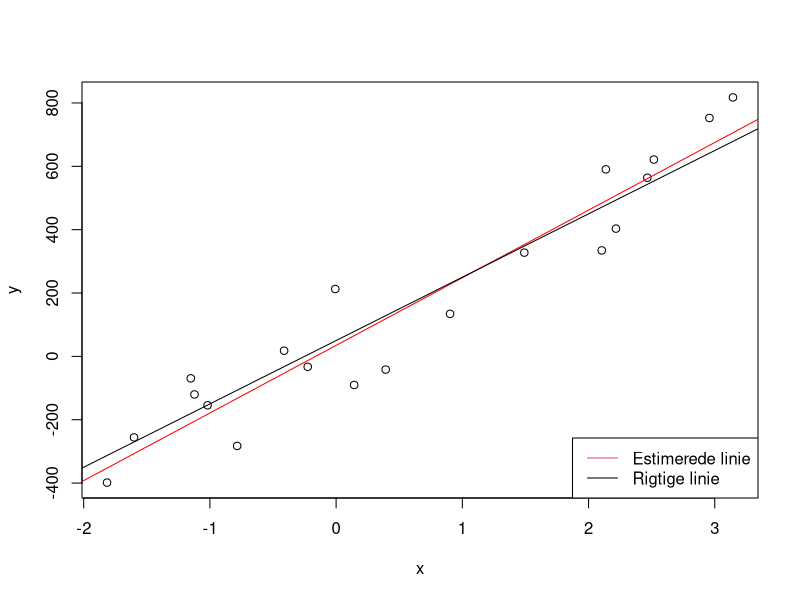
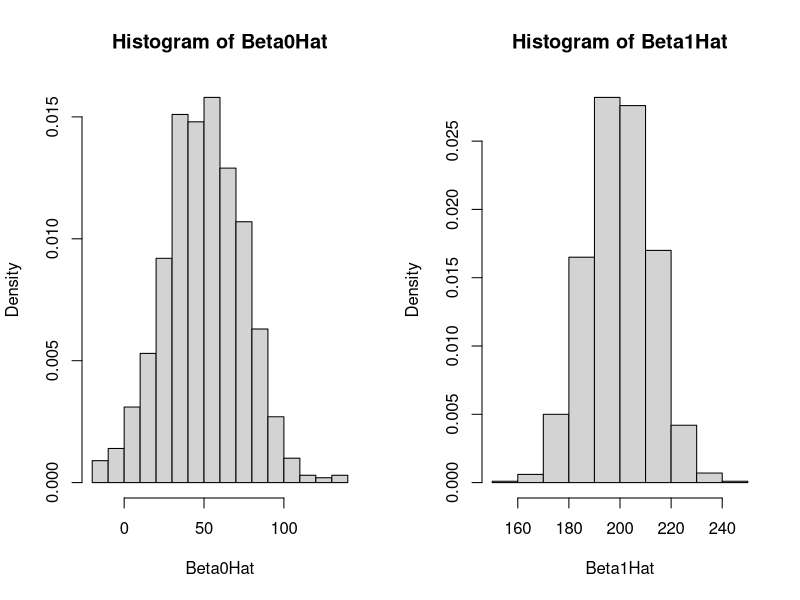
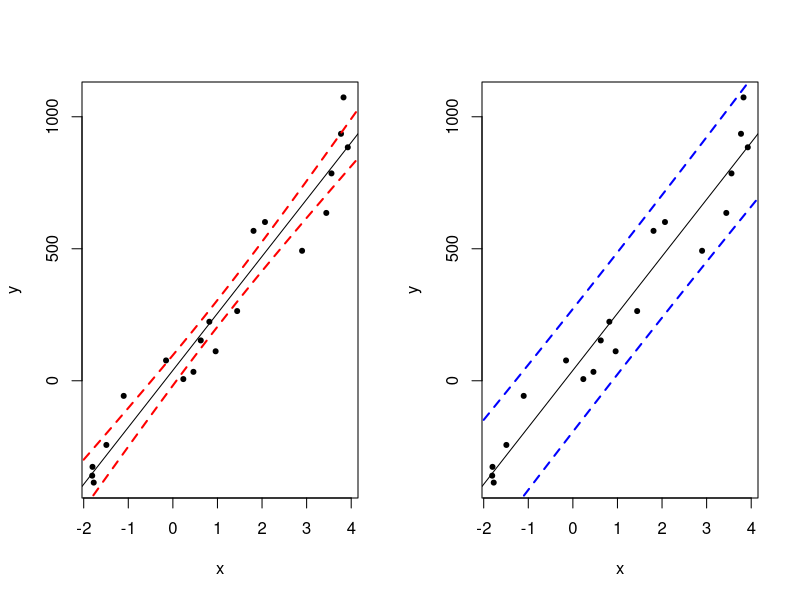
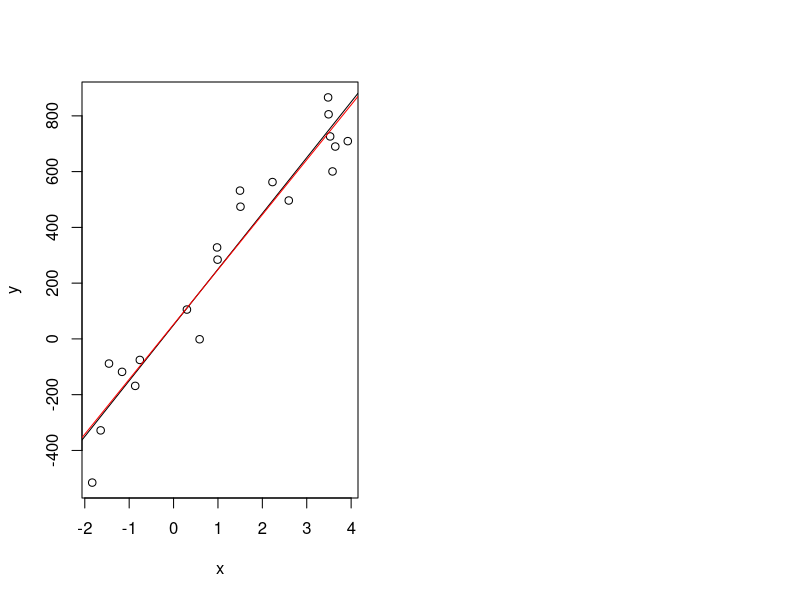
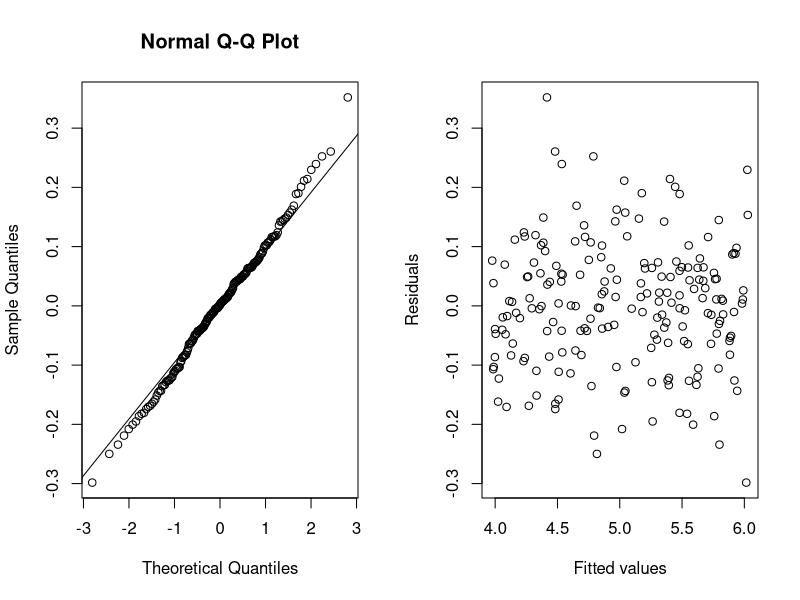
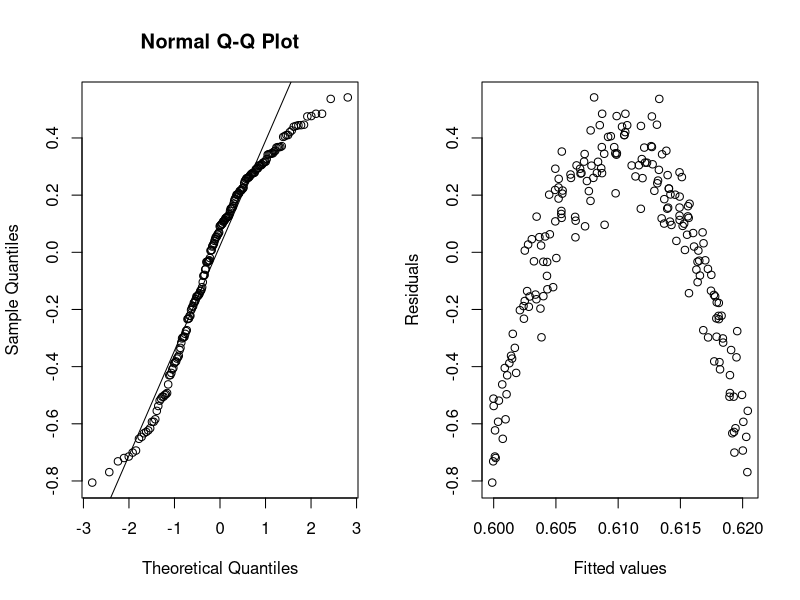

Write R code to recreate these figures, in order.

################################################################
## Simuler en lineær model med normalfordelt afvigelse og estimer parametrene
## FØRST LAV DATA:
## Generer n værdier af input x som uniform fordelt
x <- runif(n=20, min=-2, max=4)
## Simuler lineær regressionsmodel
beta0=50; beta1=200; sigma=90
y <- beta0 + beta1 * x + rnorm(n=length(x), mean=0, sd=sigma)
## HERFRA ligesom virkeligheden, vi har dataen i x og y:
## Et scatter plot af x og y
plot(x, y)
## Udregn least squares estimaterne, brug Theorem 5.4
(beta1hat <- sum( (y-mean(y))*(x-mean(x)) ) / sum( (x-mean(x))^2 ))
(beta0hat <- mean(y) - beta1hat*mean(x))
## Brug lm() til at udregne estimaterne
lm(y ~ x)
## Plot den estimerede linie
abline(lm(y ~ x), col="red")
## Tilføj den "rigtige" line
abline(a=beta0, b=beta1)
legend("bottomright", c("Estimerede linie","Rigtige linie"), lty=1, col=c(2,1))


################################################################
## Se hvordan parameterestimaterne er fordelt
## Antal gentagelser
nRepeat <- 1000
## To vektorer til at gemme estimaterne i
Beta0Hat <- numeric(nRepeat)
Beta1Hat <- numeric(nRepeat)
## Gentag simuleringen og estimeringen nRepeat gange
for(i in 1:nRepeat){
  ## Generer x
  x <- runif(n=20, min=-2, max=4)
  ## Simuler lineær regressionsmodel
  beta0=50; beta1=200; sigma=90
  y <- beta0 + beta1 * x + rnorm(n=length(x), mean=0, sd=sigma)
  ## Brug lm() til at udregne estimaterne
  fit <- lm(y ~ x)
  ## Gem estimaterne
  Beta0Hat[i] <- fit$coefficients[1]
  Beta1Hat[i] <- fit$coefficients[2]
}
## Se deres empiriske fordeling
par(mfrow=c(1,2))
hist(Beta0Hat, probability=TRUE)
hist(Beta1Hat, probability=TRUE)
## Gå lige tilbage til slides og kør næste slide
## Se estimatet af standardafvigelsen på parameter estimaterne
summary(fit)


################################################################
## Hypotesetests for signifikante parametre
## Generer x
x <- runif(n=20, min=-2, max=4)
## Simuler Y
beta0=50; beta1=200; sigma=90
y <- beta0 + beta1 * x + rnorm(n=length(x), mean=0, sd=sigma)
## Brug lm() til at udregne estimaterne
fit <- lm(y ~ x)
## Se summary, deri står hvad vi har brug for
summary(fit)


################################################################
## Lav konfidensintervaller for parametrene
## Antal gentagelser
nRepeat <- 100
## Fangede vi den rigtige parameter
TrueValInCI <- logical(nRepeat)
## Gentag simuleringen og estimeringen nRepeat gange
for(i in 1:nRepeat){
  ## Generer x
  x <- runif(n=20, min=-2, max=4)
  ## Simuler y
  beta0=50; beta1=200; sigma=90
  y <- beta0 + beta1 * x + rnorm(n=length(x), mean=0, sd=sigma)
  ## Brug lm() til at udregne estimaterne
  fit <- lm(y ~ x)
  
  ## Heldigvis kan R beregne konfidensintervallet (level=1-alpha)
  (ci <- confint(fit, "(Intercept)", level=0.95))
  
  ## Var den rigtige parameterværdi "fanget" af intervallet?
  (TrueValInCI[i] <-  ci[1] < beta0  &  beta0 < ci[2])
}
## Hvor ofte blev den rigtige værdi "fanget"?
sum(TrueValInCI) / nRepeat


################################################################
## Eksempel med konfidensinterval for linien
## Lav en sekvens af x værdier
xval <- seq(from=-2, to=6, length.out=100)
## Brug predict funktionen
CI <- predict(fit, newdata=data.frame(x=xval),
interval="confidence",
level=.95)
## Se lige hvad der kom
head(CI)
## Plot data, model og intervaller
plot(x, y, pch=20)
abline(fit)
lines(xval, CI[, "lwr"], lty=2, col="red", lwd=2)
lines(xval, CI[, "upr"], lty=2, col="red", lwd=2)


################################################################
## Eksempel med prædiktionsinterval
## Lav en sekvens a x værdier
xval <- seq(from=-2, to=6, length.out=100)
## Beregn interval for hvert x
PI <- predict(fit, newdata=data.frame(x=xval),
interval="prediction",
level=.95)
## Se lige hvad der kom tilbage
head(PI)
## Plot data, model og intervaller
plot(x, y, pch=20)
abline(fit)
lines(xval, PI[, "lwr"], lty=2, col="blue", lwd=2)
lines(xval, PI[, "upr"], lty=2, col="blue", lwd=2)


################################################################
## Korrelation
## Generer x
x <- runif(n=20, min=-2, max=4)
## Simuler y
beta0=50; beta1=200; sigma=90
y <- beta0 + beta1 * x + rnorm(n=length(x), mean=0, sd=sigma)
## Scatter plot
plot(x,y)
## Brug lm() til at udregne estimaterne
fit <- lm(y ~ x)
## Den rigtige linie
abline(beta0, beta1)
## Plot fittet
abline(fit, col="red")  
## Se summary, deri står hvad vi har brug for
summary(fit)
## Korrelation mellem x og y
cor(x,y)
## Kvadreret er den "Multiple R-squared" fra summary(fit)
cor(x,y)^2


################################################################
## Model validering: Generate data
set.seed(12348)
n <- 200
x <- runif(n)
y1 <- 4 + 2*x + rnorm(n,sd=0.1)
y2 <- -x + rnorm(n,sd=0.5)
y3 <- rnorm(n)
y4 <- sin(pi*x) + rnorm(n,sd=0.1)


################################################################
## Model validering: residual analysis
fit <- lm(y1 ~ x)
par(mfrow = c(1, 2))
qqnorm(fit$residuals)
qqline(fit$residuals)
plot(fit$fitted, fit$residuals, xlab="Fitted values", ylab="Residuals")


################################################################
## Model validering: residual analysis
fit <- lm(y4 ~ x)
par(mfrow = c(1, 2))
qqnorm(fit$residuals)
qqline(fit$residuals)
plot(fit$fitted, fit$residuals, xlab="Fitted values", ylab="Residuals")
